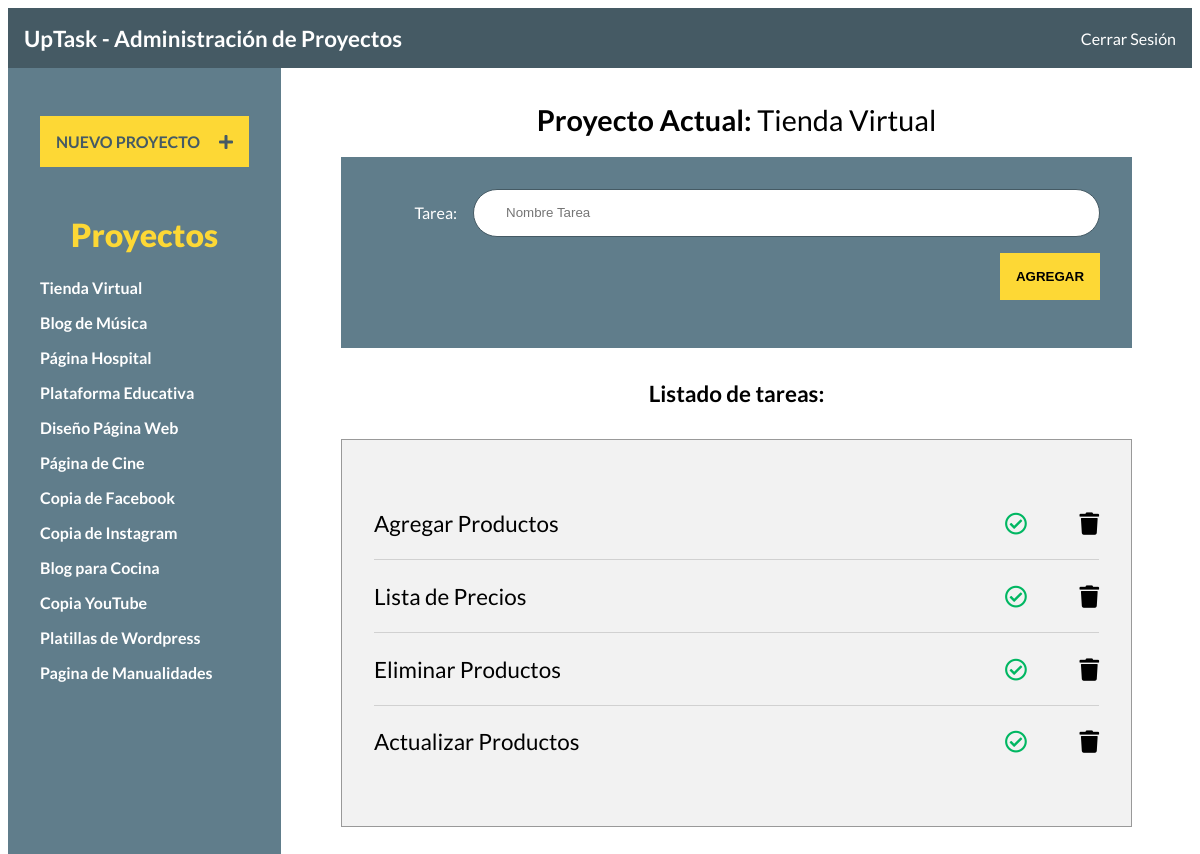
Page /index.php?id_proyecto=1 (signed in) on the committed database.
### tables this page shows
CREATE TABLE IF NOT EXISTS `proyectos` (
  `id` int(11) NOT NULL AUTO_INCREMENT,
  `nombre` varchar(100) NOT NULL,
  PRIMARY KEY (`id`)
);

CREATE TABLE IF NOT EXISTS `tareas` (
  `id` int(11) NOT NULL AUTO_INCREMENT,
  `nombre` varchar(100) NOT NULL,
  `estado` int(1) NOT NULL DEFAULT '0',
  `id_proyecto` int(11) NOT NULL,
  PRIMARY KEY (`id`),
  KEY `id_proyecto` (`id_proyecto`)
);

### inc/funciones/funciones.php (called while the page is built)
<?php
function obtenerPaginaActual() {
     $archivo = basename($_SERVER['PHP_SELF']);
     $pagina = str_replace(".php", "", $archivo);
     return $pagina;
}
function obtenerProyectos(){
     include 'conexion-bd.php';
     try {
        return $conn->query('SELECT id, nombre FROM proyectos');
     } catch (Exception $e) {
        echo "Error!: " . $e->getMessage();
        return false;
     }
}
function obtenerNombreProyecto($id=null){
    include 'conexion-bd.php';
    try {
       return $conn->query("SELECT nombre FROM proyectos WHERE id={$id}");
    } catch (Exception $e) {
       echo "Error!: " . $e->getMessage();
       return false;
    }
}
function obtenerTareasProyecto($id=null){
    include 'conexion-bd.php';
    try {
       return $conn->query("SELECT id, nombre, estado FROM tareas WHERE id_proyecto={$id}");
    } catch (Exception $e) {
       echo "Error!: " . $e->getMessage();
       return false;
    }
}
?>

### index.php (the view, shortened to what this page needs)
<?php
include 'inc/funciones/funciones.php';
include 'inc/templates/header.php';
include 'inc/templates/barra.php';
    $id_proyecto ="";
    if(isset($_GET['id_proyecto'])){
        $id_proyecto = $_GET['id_proyecto'];
    }
?>
<div class="contenedor">
    <?php include 'inc/templates/sidebar.php'; ?>
    <main class="contenido-principal">
        <?php
            $proyecto = obtenerNombreProyecto($id_proyecto);
            if($proyecto){ ?>
        <h1>Proyecto Actual:
                <?php foreach($proyecto as $nombre){ ?>
                    <span><?php echo $nombre['nombre']; ?></span>
                <?php } ?>
        </h1>
        <form action="#" class="agregar-tarea">
            <div class="campo">
                <label for="tarea">Tarea:</label>
                <input type="text" placeholder="Nombre Tarea" class="nombre-tarea">
            </div>
            <div class="campo enviar">
                <input type="submit" class="boton nueva-tarea" value="Agregar">
            </div>
        </form>
        <?php
        } else {
            echo "<h1>Selecciona un proyecto a la izquierda</h1>";
        }
        ?>
        <h2>Listado de tareas:</h2>
        <div class="listado-pendientes">
            <ul>
                <?php
                    $tareas = obtenerTareasProyecto($id_proyecto);
                if($tareas){
                    if($tareas->num_rows > 0 ){
                        foreach($tareas as $tarea): ?>
                            <li id="tarea:<?php echo $tarea['id']; ?>" class="tarea">
                            <p><?php echo $tarea['nombre']; ?></p>
                                <div class="acciones">
                                    <i class="far fa-check-circle <?php echo ($tarea['estado']==='1') ? 'completo' : ''; ?>"></i>
                                    <i class="fas fa-trash"></i>
                                </div>
                            </li>
                        <?php endforeach;
                    } else {
                        echo "<p class='lista-vacia'>No hay tareas en este proyecto</p>";
                    }
                }
                ?>
            </ul>
        </div>
    </main>
</div>
<?php
include 'inc/templates/footer.php';
?>

### inc/templates/header.php (shortened to what this page needs)
<!DOCTYPE html>
<html lang="en">
<head>
    <link rel="stylesheet" href="css/fontawesome-all.min.css">
    <link rel="stylesheet" href="https://necolas.github.io/normalize.css/8.0.0/normalize.css">
    <link rel="stylesheet" href="css/sweetalert2.min.css">
    <link rel="stylesheet" href="css/style.css">
</head>
<body class="<?php echo obtenerPaginaActual(); ?>">

### inc/templates/barra.php
<div class="barra">
    <h1>UpTask - Administración de Proyectos</h1>
    <a href="login.php?cerrar_sesion=true">Cerrar Sesión</a>
</div>

### inc/templates/sidebar.php
<aside class="contenedor-proyectos">
        <div class="panel crear-proyecto">
            <a href="#" class="boton">Nuevo Proyecto <i class="fas fa-plus"></i> </a>
        </div>
        <div class="panel lista-proyectos">
            <h2>Proyectos</h2>
            <ul id="proyectos">
                <?php
                    $proyectos = obtenerProyectos();
                    if($proyectos){
                        foreach($proyectos as $proyecto){ ?>
                            <li>
                                <a href="index.php?id_proyecto=<?php echo $proyecto['id'];?>" id="proyecto:<?php echo $proyecto['id'];?>">
                                    <?php echo $proyecto['nombre']; ?>
                                </a>
                            </li>
                    <?php }
                    } ?>
            </ul>
        </div>
</aside>

### inc/templates/footer.php (shortened to what this page needs)
</body>
</html>

### css/style.css (style rules this page uses)
html { box-sizing: border-box; height: 100%; }
*, *:before, *:after { box-sizing: inherit; }
body { font-family: 'Lato', sans-serif; min-height: 100%; }
.campo { display: flex; margin-bottom: 1rem; align-items: center; }
.campo label { flex: 0 0 100px; text-align: right; padding-right: 1rem; }
.campo input[type="text"], .campo input[type="password"] { height: 3rem; border: 0; flex: 1; border: 1px solid #455A64; border-radius: 5rem; padding-left: 2rem; }
.enviar { justify-content: flex-end; }
.boton { background-color: #FDD835; text-align: center; transition: background-color .5s ease-in-out; display: block; padding: 1rem; text-transform: uppercase; font-weight: 400; border: none; font-weight: 900; }
body.index { height: 100vh; }
.barra { background-color: #455A64; padding: 1rem; height: 60px; display: flex; justify-content: space-between; align-items: center; }
.barra h1 { color: white; margin:0; font-size: 1.4rem; }
.barra a { color: white; text-decoration: none; }
.contenedor-proyectos { min-height: 100vh; max-width: 300px; background-color: #607D8B; padding-top: 1rem; }
.panel { padding: 1rem; margin: 1rem; }
.panel a { color: white; font-weight: bold; text-decoration: none; }
.panel h2 { color: #FDD835; font-weight: 900; text-align: center; font-size: 2rem; margin: 0; }
.crear-proyecto i { margin-left: 1rem; }
.crear-proyecto a { color: #455A64; }
.lista-proyectos ul { list-style: none; padding: 1.5rem 0 0 0; margin: 0; }
.lista-proyectos ul li { margin-bottom: 1rem; }
.contenedor { display: flex; height: calc( 100% - 60px); }
.contenido-principal { flex: 1; padding: 1rem; overflow: scroll; }
.contenido-principal h1, .contenido-principal h2 { text-align: center; }
.contenido-principal h1 { font-size: 1.8rem; }
.contenido-principal h2 { font-size: 1.4rem; margin-top: 2rem; }
.contenido-principal h1 span { font-weight: 400; }
.agregar-tarea { max-width: 800px; width: 90%; background-color: #607D8B; margin: 0 auto; padding: 2rem; color: white; transition: background-color .5s ease-in-out; }
.listado-pendientes { background-color: #F2F2F2; max-width: 800px; width: 90%; margin: 2rem auto 0 auto; padding: 2rem; border: 1px solid #999; }
.listado-pendientes ul { padding: 0; list-style: none; }
.listado-pendientes ul li { display: flex; align-items: center; justify-content: space-between; font-size: 1.4rem; border-bottom: 1px solid #d1d1d1; }
.listado-pendientes ul li:last-of-type { border-bottom: none; }
.listado-pendientes ul li i { cursor: pointer; }
.acciones i:last-child { margin-left: 3rem; }
.completo { color: #00B762; }

### rows in the picture
proyectos: nombre "Tienda Virtual"
proyectos: nombre "Blog de Música"
proyectos: nombre "Página Hospital"
proyectos: nombre "Plataforma Educativa"
proyectos: nombre "Diseño Página Web"
proyectos: nombre "Página de Cine"
proyectos: nombre "Copia de Facebook"
proyectos: nombre "Copia de Instagram"
proyectos: nombre "Blog para Cocina"
proyectos: nombre "Copia YouTube"
proyectos: nombre "Platillas de Wordpress"
proyectos: nombre "Pagina de Manualidades"
tareas: nombre "Agregar Productos", estado 1 (drawn)
tareas: nombre "Lista de Precios", estado 1 (drawn)
tareas: nombre "Eliminar Productos", estado 1 (drawn)
tareas: nombre "Actualizar Productos", estado 1 (drawn)
